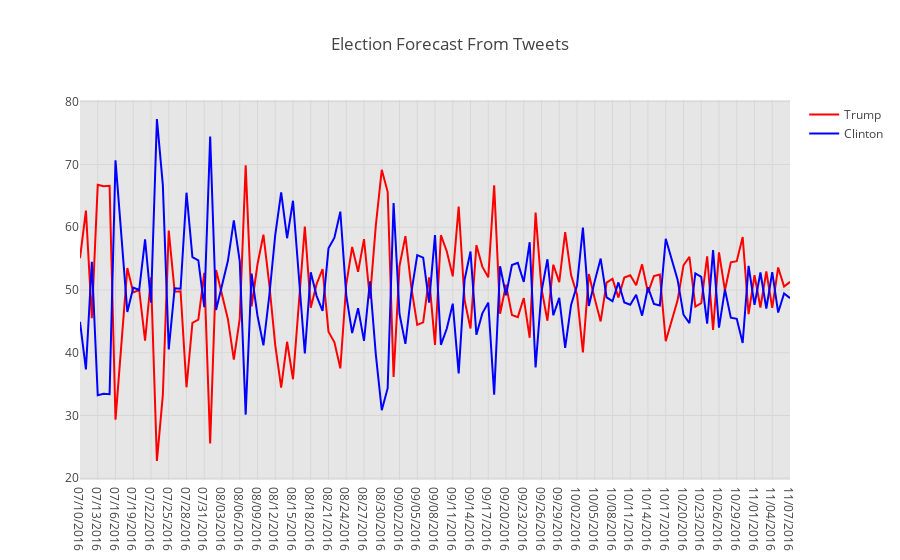

Source (notebook cell):
### Code cell
# This section graphs the data from tweet
# 2016-07-10 to 2016-11-07
# This graph compares the percentage of votes when we are counting neutral votes and when they aren't counted

#df = pd.read_csv("election_tweets_counts5.csv")
#trace1 = Scatter( x=df['Date'],
#                  y=df['Percent_forTrump'],
#                  name = "Trump",
#                  opacity = 0.3,
#                  marker=dict(color = "red" ))

#trace2 = Scatter( x=df['Date'], 
#                  y=df['Percent_forClinton'],
#                  name = "Clinton",
#                  opacity = 0.3,
#                  marker=dict(color = "blue" ))

df2 = pd.read_csv("election_tweets_counts6.csv")
trace3 = Scatter( x=df2['Date'],
                  y=df2['Percent_forTrump'],
                  name = "Trump",
                  marker=dict(color = "red" ))

trace4 = Scatter( x=df2['Date'], 
                  y=df2['Percent_forClinton'],
                  name = "Clinton",
                  marker=dict(color = "blue" ))

layout = Layout(
    title="Election Forecast From Tweets",
    plot_bgcolor = 'rgb(230, 230,230)',
    showlegend=True)

fig = Figure(data = [trace3, trace4], layout=layout )
iplot(fig, filename="election_forecast_tweets")
